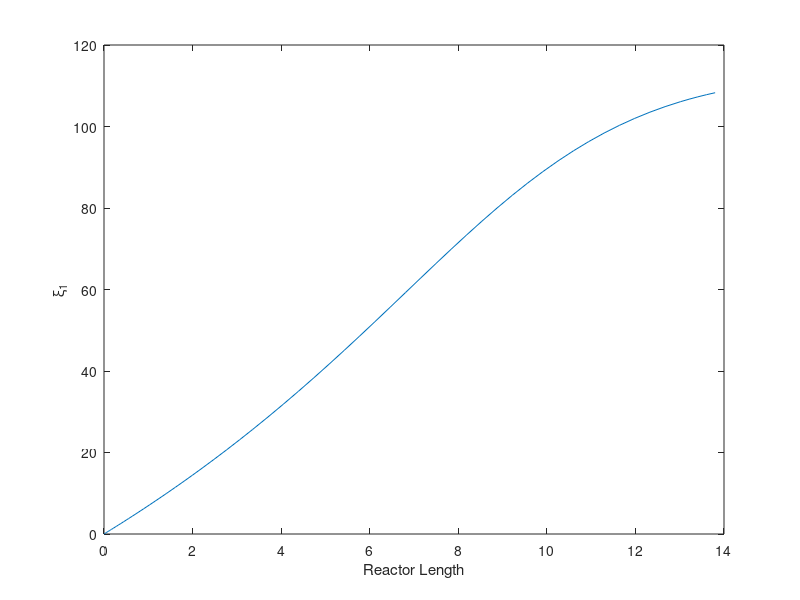
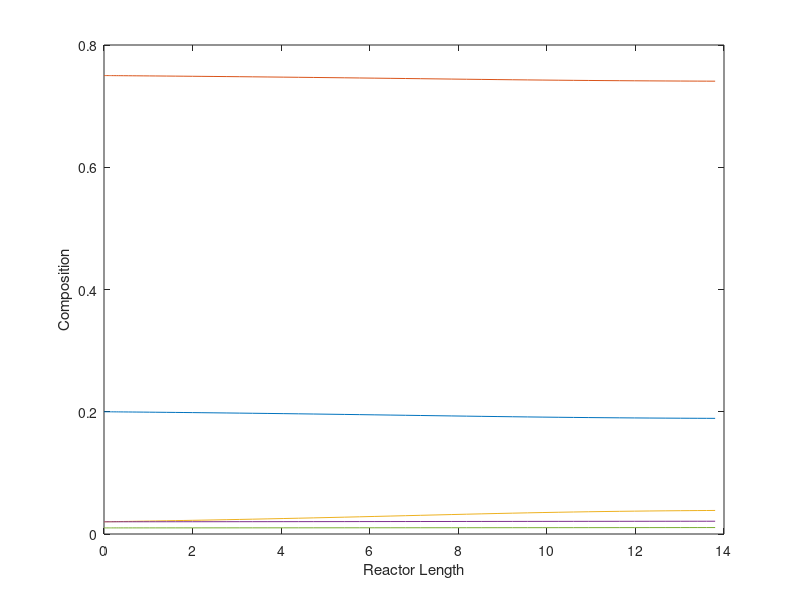
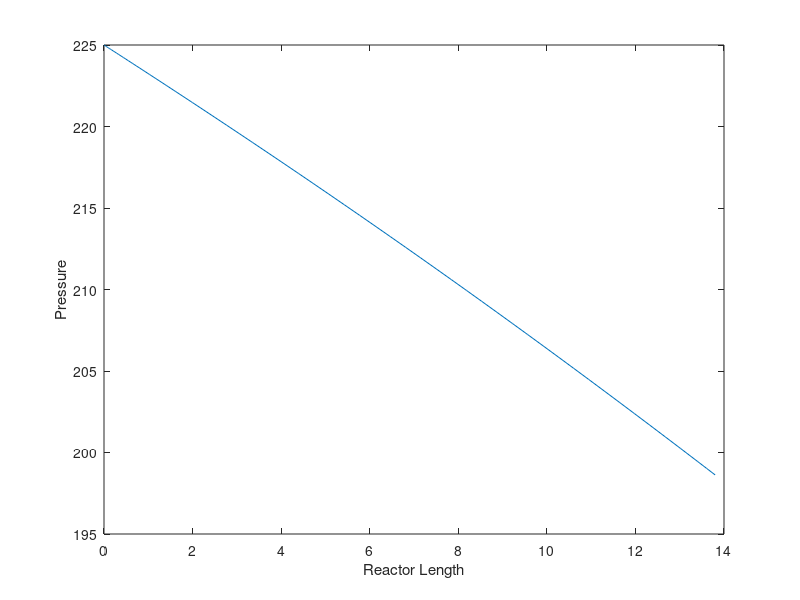
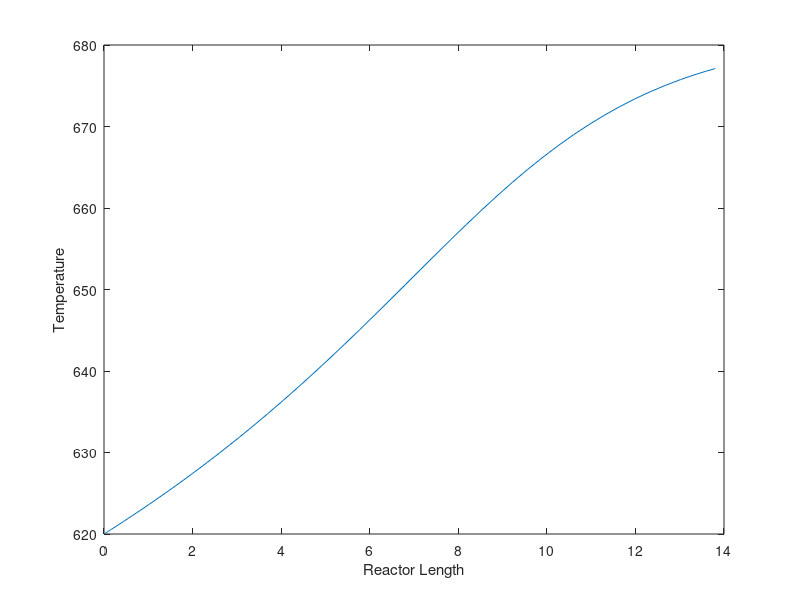

Recreate these plots in MATLAB, in order.
function Designpart2
% Produce a function for integral of heat capacity
    function heatcapacity = ICp(T)

    heatcapacity(1) = 19.037*T+9.146/2*10^-2*T^2-1.217/3*10^-5*T^3-8.033/4*10^-9*T^4;
    heatcapacity(2) = 28.142*T+0.167/2*10^-2*T^2+0.537/3*10^-5*T^3-2.220/4*10^-9*T^4;
    heatcapacity(3) = 29.087*T-0.191/2*10^-2*T^2+0.400/3*10^-5*T^3-0.870/4*10^-9*T^4;
    heatcapacity(4) = 19.874*T+5.021/2*10^-2*T^2+1.268/3*10^-5*T^3-11.00/4*10^-9*T^4;
    heatcapacity(5) = 32.217*T+0.192/2*10^-2*T^2+1.055/3*10^-5*T^3-3.593/4*10^-9*T^4;

end

    CpI=ICp(298); %[J/K mol]
    
%%%%%%%%%%%%%%%%%%%%%%%%%%%%%%%%%%%%%%%%%%%%%%%%%%%%%%%%%%%%%%%%%%%%%%%%%%%
%%Dependent Variables: (x(1), x(2), x(3), x(4), x(5))=(m, xi1, xi2, P, T)%%
%%%%%%%%%%%%%%%%%%%%%%%%%%%%%%%%%%%%%%%%%%%%%%%%%%%%%%%%%%%%%%%%%%%%%%%%%%%

% Define initial flowrates [mol/s]:
    n0total=6300; 
    n0CO = n0total*0.2; 
    n0H2 = n0total*0.75; 
    n0CH3OH = n0total*0.02; 
    n0CH4 = n0total*0.02;
    n0H2O = n0total*0.01; 
    
% Define constants:
    H1=-89980; %[J/mol CH3OH]
    H2=-206296; %[J/mol CH4]
    densitycat = 1400; %[kg/M^3]
    R = 8.314; %[J/K mol]  
    Dp = 0.00704; %[m]
    voidage = 0.4;
    
% Define functions for flowrates [mol/s]:
    nCO = @(x) n0CO - x(2) - x(3); 
    nH2 = @(x) n0H2 - 2.*x(2) - 3.*x(3);
    nCH3OH = @(x) n0CH3OH + x(2);
    nCH4 = @(x) n0CH4 + x(3);
    nH2O = @(x) n0H2O + x(3);
    ntotal = @(x) n0total-2*x(2)-2*x(3);

% Define functions for constants of rate equation:
    K = @(x) 10.^((5332./x(5))-12.831); % [bar^-2]
    A=@(x) -1103.6-308.4.*(x(5)./100)+171.6.*(x(5)./100).^2-14.64.*(x(5)./100).^3;
    B=@(x) 92.65-17.95.*(x(5)./100)-0.5265.*(x(5)./100).^2+0.1745.*(x(5)./100).^3;
    C=@(x) 34.295-5.444.*(x(5)./100)-0.6771.*(x(5)./100).^2+0.1088.*(x(5)./100).^3;
    D=@(x) 483.5-28.21.*(x(5)./100)-22.8.*(x(5)./100).^2+2.438.*(x(5)./100).^3;

% Define denominator for rate equation:
    P=@(x) (A(x)+B(x).*(x(4).*(nCO(x)/ntotal(x)))+C(x).*(x(4).*(nH2(x)/ntotal(x)))+D(x).*(x(4).*(nCH3OH(x)/(ntotal(x))))).^3;

% Rate equations:
    r1=@(x) (x(4).*(nCO(x)./ntotal(x))*(x(4).*(nH2(x)./ntotal(x))).^2-(x(4).*(nCH3OH(x)./ntotal(x)))./K(x))./P(x);
    r2=@(x) (0.5*10^15).*exp(-30000./x(5)).*(x(4).*(nCO(x)./ntotal(x)));

% Specify the molecular weights [kg/mol] of the components in a 5 unit vector
    MW = [0.02801,0.00201,0.03201,0.01604,0.01802];

% G is the superficial mass flux = mdot/A, where A is given as 1 [m^2] 
    A = 1;
    G = sum(MW.*[n0CO,n0H2,n0CH3OH,n0CH4,n0H2O])/A;

% input function for the molecular mass of the gas [kg/mol]
    M = @(x)((nCO(x)./ntotal(x)).*(0.02801))  + (nH2(x)./ntotal(x)).*(0.00201) + (nCH3OH(x)./ntotal(x)).*(0.03204) + (nCH4(x)./ntotal(x)).*(0.01604) + (nH2O(x)./ntotal(x)).*(0.01802);
    
% Define the Cp of all components
    CpCH3OH = @(x) [19.037 9.146*10^-2 -1.217*10^-5 -8.033*10^-9]*[1; x(5); x(5).^2; x(5).^3];
    CpCO = @(x) [28.142 0.167*10^-2 0.537*10^-5 -2.220*10^-9]*[1; x(5); x(5).^2; x(5).^3];
    CpH2 = @(x) [29.087 -0.191*10^-2 0.400*10^-5 -0.870*10^-9]*[1; x(5); x(5).^2; x(5).^3];
    CpCH4 = @(x) [19.874 5.021*10^-2 1.268*10^-5 -11.00*10^-9]*[1; x(5); x(5).^2; x(5).^3];
    CpH2O = @(x) [32.217 0.192*10^-2 1.055*10^-5 -3.593*10^-9]*[1; x(5); x(5).^2; x(5).^3];

% Define the integral of Cp of all components
    CpICH3OH =@(x) [19.037 9.146/2*10^-2 -1.217/3*10^-5 -8.033/4*10^-9]*[x(5); x(5).^2; x(5).^3; x(5).^4];
    CpICO = @(x) [28.142 0.167/2*10^-2 0.537/3*10^-5 -2.220/4*10^-9]*[x(5); x(5).^2; x(5).^3; x(5).^4];
    CpIH2 = @(x) [29.087 -0.191/2*10^-2 0.400/3*10^-5 -0.870/4*10^-9]*[x(5); x(5).^2; x(5).^3; x(5).^4];
    CpICH4 = @(x) [19.874 5.021/2*10^-2 1.268/3*10^-5 -11.00/4*10^-9]*[x(5); x(5).^2; x(5).^3; x(5).^4];
    CpIH2O = @(x) [32.217 0.192/2*10^-2 1.055/3*10^-5 -3.593/4*10^-9]*[x(5); x(5).^2; x(5).^3; x(5).^4];

% Differential equations
    dm= 1400*0.6; 
    dxi1= @(x)1000/3600.*r1(x).*densitycat.*(1-voidage);
    dxi2= @(x)1000/3600.*r2(x).*densitycat.*(1-voidage);
    dp= @(x) 10^-5*(-1.75.*(G^2).*(1-voidage).*R.*x(5))./(Dp.*x(4)*10^5.*M(x).*(voidage^3));
    dT =@(x) (840*1000/3600)*((x(4).*(nCO(x)./ntotal(x))*(x(4).*(nH2(x)/ntotal(x))).^2-(x(4).*(nCH3OH(x)/ntotal(x)))./K(x))./P(x).*(-H1+CpICO(x)+2*CpIH2(x)-CpICH3OH(x)-CpI(2)-2*CpI(3)+CpI(1))+(0.5*10^15).*exp(-30000/x(5)).*(x(4).*((n0CO - x(2) - x(3))/(n0total-2*x(2)-2*x(3)))).*(-H2+CpICO(x)+3*CpIH2(x)-CpICH4(x)-CpIH2O(x)-CpI(2)-3*CpI(3)+CpI(4)+CpI(5)))/((n0CO-x(2)-x(3)).*(CpCO(x))+(n0H2-2.*x(2)-3.*x(3)).*(CpH2(x))+(n0CH3OH+x(2)).*(CpCH3OH(x))+(n0CH4+x(3)).*(CpCH4(x))+(n0H2O+x(3)).*(CpH2O(x)));
    
    
% Solve the ODE system:
    [z,x]=ode45(@(z,x) [dm; dxi1(x); dxi2(x); dp(x); dT(x)], [0 13.8], [0 0 0 225 620]);

% Redefine total amount of individual components based on xi1 and xi2 obtained:
    nCO = @(x) n0CO - x(:,2) - x(:,3);
    nH2 = @(x) n0H2 - 2.*x(:,2) - 3.*x(:,3);
    nCH3OH = @(x) n0CH3OH + x(:,2);
    nCH4 = @(x) n0CH4 + x(:,3);
    nH2O = @(x) n0H2O + x(:,3);
    ntotal = @(x) n0total-2*x(:,2)-2*x(:,3);

% Calculate composition:
    y=[nCO(x)./ntotal(x), nH2(x)./ntotal(x), nCH3OH(x)./ntotal(x), nCH4(x)./ntotal(x), nH2O(x)./ntotal(x)];

% Redefine constants for r1 based on P and T obtained:
    K = @(x) 10.^((5332./x(:,5))-12.831);
    A=@(x) -1103.6-308.4.*(x(:,5)./100)+171.6.*(x(:,5)./100).^2-14.64.*(x(:,5)./100).^3;
    B=@(x) 92.65-17.95.*(x(:,5)./100)-0.5265.*(x(:,5)./100).^2+0.1745.*(x(:,5)./100).^3;
    C=@(x) 34.295-5.444.*(x(:,5)./100)-0.6771.*(x(:,5)./100).^2+0.1088.*(x(:,5)./100).^3;
    D=@(x) 483.5-28.21.*(x(:,5)./100)-22.8.*(x(:,5)./100).^2+2.438.*(x(:,5)./100).^3;
    P= @(x)(A(x)+B(x).*(x(:,4).*(nCO(x)./ntotal(x)))+C(x).*(x(:,4).*(nH2(x)./ntotal(x)))+D(x).*(x(:,4).*(nCH3OH(x)./(ntotal(x))))).^3;

% Calculate r1 based on redefined constants, P, and T:
    rone= (x(:,4).*(nCO(x)./ntotal(x)).*(x(:,4).*(nH2(x)./ntotal(x))).^2-(x(:,4).*(nCH3OH(x)./ntotal(x)))./K(x))./P(x);

% Plot the graphs:
    figure(1);
    plot(z,x(:,2));
    xlabel('Reactor Length');
    ylabel('\xi_1');

    figure(2);
    plot(z,y);
    xlabel('Reactor Length');
    ylabel('Composition');

    figure(3);
    plot(z,x(:,4));
    xlabel('Reactor Length');
    ylabel('Pressure');

    figure(4);
    plot(z,x(:,5));
    xlabel('Reactor Length');
    ylabel('Temperature');

    figure(5);
    plot(x(:,2),x(:,1));
    xlabel('\xi_1');
    ylabel('Catalyst Mass');

    figure(6);
    plot(x(:,2),x(:,3));
    xlabel('\xi_1');
    ylabel('\xi_2');

    figure(7);
    plot(x(:,2),x(:,4));
    xlabel('\xi_1');
    ylabel('Pressure');

    figure(8);
    plot(x(:,2),x(:,5));
    xlabel('\xi_1');
    ylabel('Temperature');

    figure(9);
    plot(x(:,2),rone);
    xlabel('\xi_1');
    ylabel('Rate of Reaction 1');

end